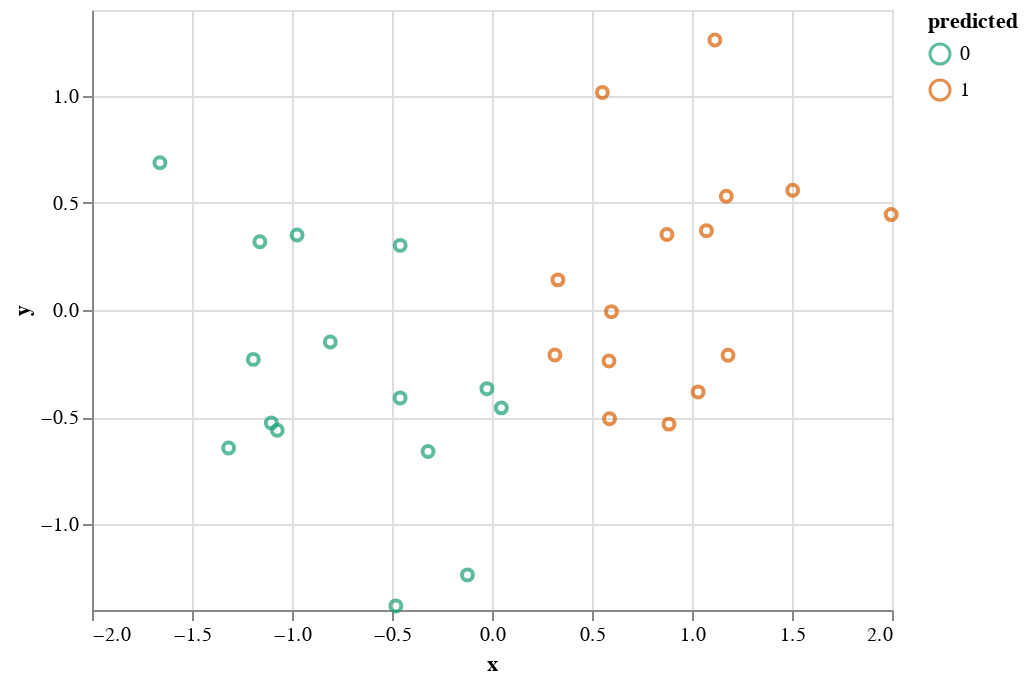

This figure's notebook cell:
### Code cell
data = generate_gmm_data_fixed_means(n=15, means=np.array([[-1, 0], [1,0]]), std=0.6, seed=1)
p = AltairPlotter()
p.assignments(data.xs, data.ys)

### Figure 1 — Vega-Lite specification as saved in the notebook (floating-point values rounded to 4 significant figures)
{"config": {"view": {"continuousWidth": 400, "continuousHeight": 300}}, "data": {"name": "data-61f627d6eee891130f8005e03b2ba5f0"}, "mark": "point", "encoding": {"color": {"type": "nominal", "field": "predicted", "scale": {"scheme": "dark2"}}, "x": {"type": "quantitative", "field": "x"}, "y": {"type": "quantitative", "field": "y"}}, "$schema": "https://vega.github.io/schema/vega-lite/v4.8.1.json", "datasets": {"data-61f627d6eee891130f8005e03b2ba5f0": [{"x": -0.02539, "y": -0.3671, "predicted": 0}, {"x": -1.317, "y": -0.6438, "predicted": 0}, {"x": -0.4808, "y": -1.381, "predicted": 0}, {"x": 0.04689, "y": -0.4567, "predicted": 0}, {"x": -0.8086, "y": -0.1496, "predicted": 0}, {"x": -0.1227, "y": -1.236, "predicted": 0}, {"x": -1.193, "y": -0.2304, "predicted": 0}, {"x": -0.3197, "y": -0.6599, "predicted": 0}, {"x": -1.103, "y": -0.5267, "predicted": 0}, {"x": -0.9747, "y": 0.3497, "predicted": 0}, {"x": -1.66, "y": 0.6868, "predicted": 0}, {"x": -0.459, "y": 0.3015, "predicted": 0}, {"x": -0.4595, "y": -0.4102, "predicted": 0}, {"x": -1.074, "y": -0.5615, "predicted": 0}, {"x": -1.161, "y": 0.3182, "predicted": 0}, {"x": 0.585, "y": -0.2381, "predicted": 1}, {"x": 0.5877, "y": -0.5071, "predicted": 1}, {"x": 0.5973, "y": -0.007599, "predicted": 1}, {"x": 0.3296, "y": 0.1406, "predicted": 1}, {"x": 1.996, "y": 0.4452, "predicted": 1}, {"x": 0.8849, "y": -0.5326, "predicted": 1}, {"x": 0.5517, "y": 1.015, "predicted": 1}, {"x": 1.03, "y": -0.3822, "predicted": 1}, {"x": 1.115, "y": 1.26, "predicted": 1}, {"x": 1.072, "y": 0.3703, "predicted": 1}, {"x": 1.18, "y": -0.2113, "predicted": 1}, {"x": 0.3145, "y": -0.2096, "predicted": 1}, {"x": 0.8747, "y": 0.352, "predicted": 1}, {"x": 1.503, "y": 0.5587, "predicted": 1}, {"x": 1.171, "y": 0.5311, "predicted": 1}]}}
